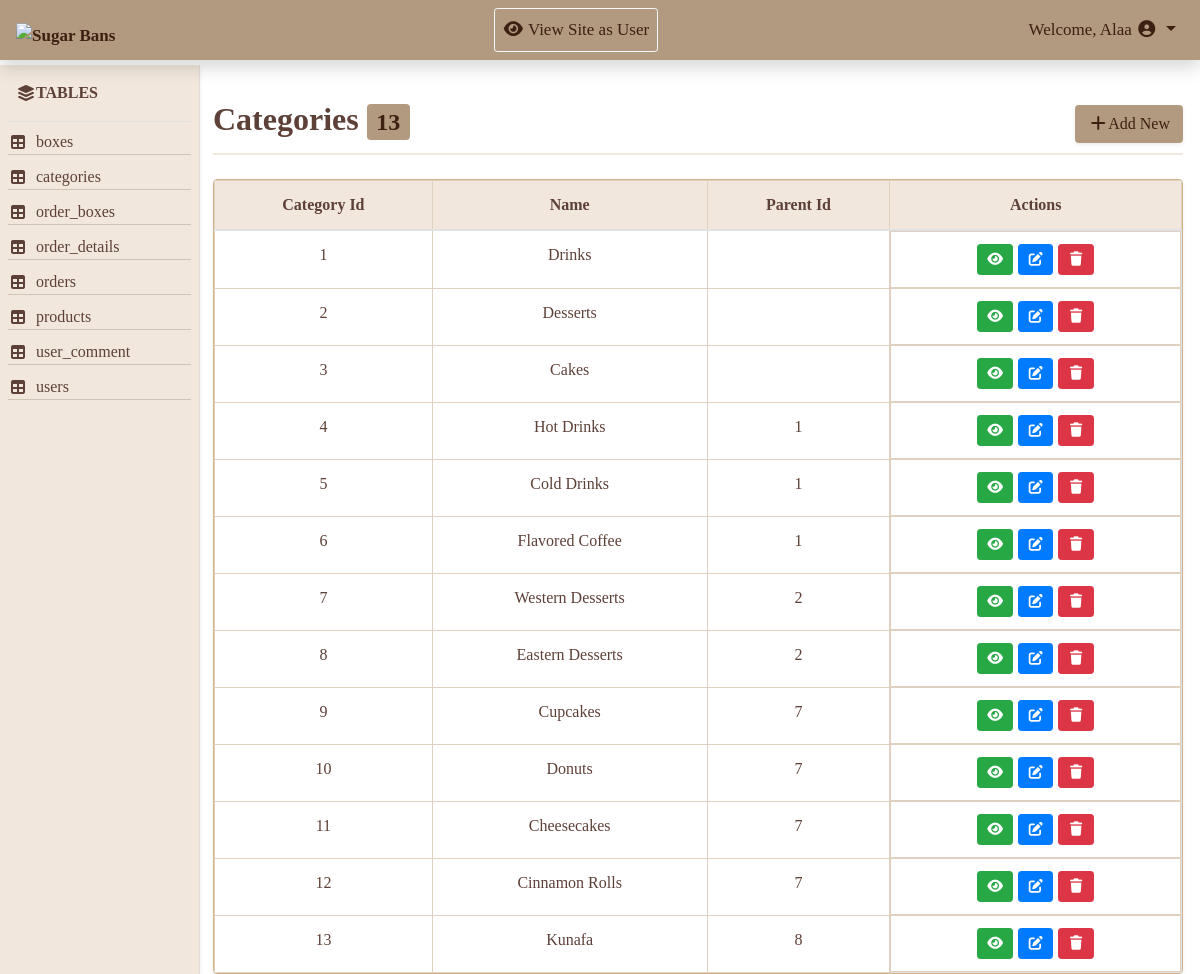
The page /Admin/view_table.php?table=categories on the database its author committed.
### tables this page shows
CREATE TABLE `categories` (
  `category_id` int(11) NOT NULL,
  `name` varchar(100) NOT NULL,
  `parent_id` int(11) DEFAULT NULL,
  `level` tinyint(1) DEFAULT 0,
  `display_order` int(11) DEFAULT 0
);

### Admin/view_table.php (the view, shortened to what this page needs)
<?php
include 'includes/db/db.php';
include 'includes/temp/header.php';
include 'includes/temp/navbar.php';
?>
<div class="container-fluid">
    <div class="row">
        <?php include 'includes/temp/aside.php'; ?>
        <main class="col-md-10">
            <?php
            $displayTitle = "";
            if (isset($_GET['table'])) {
                $currentTable = $_GET['table'];
                $spaceName = str_replace('_', ' ', $currentTable);
                $displayTitle = ucwords($spaceName);
            }
            $statement = $connect->prepare("SELECT * FROM $currentTable");
            $statement->execute();
            $currentTableCount =$statement->rowCount();
            $result = $statement->fetchAll();
            ?>
            <div class="d-flex justify-content-between align-items-center mb-2 div-title">
            <h2 class="table-title" ><?php echo $displayTitle;?> <span class="badge"><?php echo $currentTableCount;?></span></h2>
            <a href="add.php?table=<?php echo $currentTable; ?>" class="btn shadow-sm btn-add"><i class="fa-solid fa-plus"></i>Add New</a>
        </div>
        <?php
            $columns = [];
            if (!empty($result)) {
            $columns = array_filter(array_keys($result[0]), function($key) {
             return !is_numeric($key);
            });
            $columns = array_slice($columns, 0, 3);
            }
        ?>
            <div class="card shadow-sm mt-4 overflow-hidden">
                <div class="table-responsive">
                    <table class="table table-hover mb-0 w-100 border 1px">
                        <thead>
                            <tr>
                                <?php foreach ($columns as $col){?>
                                    <th><?php echo ucwords(str_replace('_', ' ', $col)); ?></th>
                                    <?php } ?>
                                    <th>Actions</th>
                            </tr>
                        </thead>
                        <tbody>
                            <?php foreach ($result as $row){ ?>
                                <tr>
                                    <?php foreach ($columns as $col){ ?>
                                    <td><?php echo $row[$col]; ?></td>
                                        <?php } ?>
                                    <td class="d-flex flex-md-nowrap justify-content-center operation">
                                        <a href="action.php?action=show&table=<?php echo $currentTable; ?>&id=<?php echo array_values($row)[0]; ?>" class="btn btn-sm btn-success"><i class="fa-solid fa-eye"></i></a>
                                        <a href="action.php?action=edit&table=<?php echo $currentTable; ?>&id=<?php echo array_values($row)[0]; ?>" class="btn btn-sm btn-primary"><i class="fa-solid fa-pen-to-square"></i></a>
                                        <a href="action.php?action=delete&table=<?php echo $currentTable; ?>&id=<?php echo array_values($row)[0]; ?>" class="btn btn-sm btn-danger" onclick= "return confirm('Are you sure you want to delete this?')"><i class="fa-solid fa-trash"></i></a>
                                   </td>
                               </tr>
                            <?php } ?>
                        </tbody>
                    </table>
                </div>
            </div>
        </main>
    </div>
</div>
<?php
include 'includes/temp/footer.php';
?>

### Admin/includes/temp/header.php (shortened to what this page needs)
<!DOCTYPE html>
<html lang="en">
<head>
    <link rel="stylesheet" href="includes/assets/css/bootstrap.min.css">
    <link rel="stylesheet" href="includes/assets/css/all.css">
    <link rel="stylesheet" href="includes/assets/css/style.css">
</head>
<body>

### Admin/includes/temp/navbar.php (shortened to what this page needs)
<nav class="navbar navbar-expand-md navbar-light shadow">
    <a class="navbar-brand font-weight-bold" href="dashboard.php">
        <img src="includes/assets/img/ChatGPT Image Mar 31, 2026, 09_50_31 PM.png" height="45px" alt="Sugar Bans">
    </a>
    <div class="collapse navbar-collapse" id="adminNavbar">
        <ul class="navbar-nav ml-auto">
            <li class="nav-item">
                <a class="nav-link btn btn-outline-light btn-sm " href="../index.php" target="_blank">
                    <i class="fas fa-eye"></i><span> View Site as User</span>
                </a>
            </li>
        </ul>
        <ul class="navbar-nav ml-auto">
            <li class="nav-item dropdown text-white">
                <a class="nav-link dropdown-toggle" href="#" id="navbarDropdown" role="button" data-toggle="dropdown">
                    <span>Welcome, Alaa </span><i class="fas fa-user-circle"></i>
                </a>
            </li>
        </ul>
    </div>
</nav>

### Admin/includes/temp/aside.php
<aside class="col-md-2 side-wrapper px-2 shadow-sm">
    <div class="py-3 px-2 font-weight-bold border-bottom d-flex align-items-center">
        <i class="fas fa-layer-group"></i><span> TABLES</span>
    </div>
    <div class="mt-2">
        <?php
        try {
            $stmt = $connect->query("SHOW TABLES");
            while ($row = $stmt->fetch(PDO::FETCH_NUM)) {
                $tableName = $row[0];
                echo '<a href="view_table.php?table=' . $tableName . '" class="side-item d-flex align-items-center">
                        <i class="fas fa-table mr-2"></i> ' . $tableName . ' </a>';
            }
        }
        catch (PDOException $e) {
            echo "<div class='p-3 text-danger'>Error: " . $e->getMessage() . "</div>";
        }
        ?>
    </div>
</aside>

### Admin/includes/temp/footer.php (shortened to what this page needs)
</body>
</html>

### Admin/includes/assets/css/style.css (style rules this page uses)
* { margin: 0; padding: 0; box-sizing: border-box; }
body { font-family:Georgia, 'Times New Roman', Times, serif; }
nav { width: 100%; background-color: #b19a80 ; position:fixed !important; top: 0; z-index: 10000; }
nav img { height: 90px; width: auto; margin-top: -20px; margin-bottom: -30px; z-index: 10; position: relative; }
nav a { color: #3c2011 !important; font-size: 17px !important; }
.side-wrapper { position:fixed; top: 65px; left: 0; bottom: 0; z-index: 100; background-color: #f8f5f2; min-height: 100vh; border-right: 1px solid #e0dcd9; background-color: #f9eada; background-color: #f1e7dd; color: #5d4037 ; }
.side-item { display: block; color: #5d4037 ; transition: 0.3s; border-bottom: 1px solid rgba(90, 77, 52, 0.225); margin-bottom: 10px; }
main { margin-top: 100px; margin-left: 16.5%; padding-right:5px ; }
.div-title { border-bottom: 2px solid #f1e7dd; padding-bottom: 5px; }
.table-title { color: #5d4037; font-weight: bold; }
.btn-add { background-color:#b19a80; color: #3c2011 ; }
.badge { background-color:#b19a80; color: #3c2011 ; }
.table ,.card { color: #5d4037; border-color: #d2b48c; }
.table th, .table td { border: 1px solid #e0d0c0; text-align: center; }
.table th { background-color: #f1e7dd ; }
.operation { gap:5px; margin: auto; }

### rows shown on the page
categories: category_id "1", name "Drinks"
categories: category_id "2", name "Desserts"
categories: category_id "3", name "Cakes"
categories: category_id "4", name "Hot Drinks", parent "1"
categories: category_id "5", name "Cold Drinks", parent "1"
categories: category_id "6", name "Flavored Coffee", parent "1"
categories: category_id "7", name "Western Desserts", parent "2"
categories: category_id "8", name "Eastern Desserts", parent "2"
categories: category_id "9", name "Cupcakes", parent "7"
categories: category_id "10", name "Donuts", parent "7"
categories: category_id "11", name "Cheesecakes", parent "7"
categories: category_id "12", name "Cinnamon Rolls", parent "7"
categories: category_id "13", name "Kunafa", parent "8"

### other values the page prints
$tableName "boxes"
$tableName "categories"
$tableName "order_boxes"
$tableName "order_details"
$tableName "orders"
$tableName "products"
$tableName "user_comment"
$tableName "users"
$displayTitle "Categories"
$currentTableCount "13"
str_replace('_', ' ', $col) "Category Id"
str_replace('_', ' ', $col) "Name"
str_replace('_', ' ', $col) "Parent Id"
